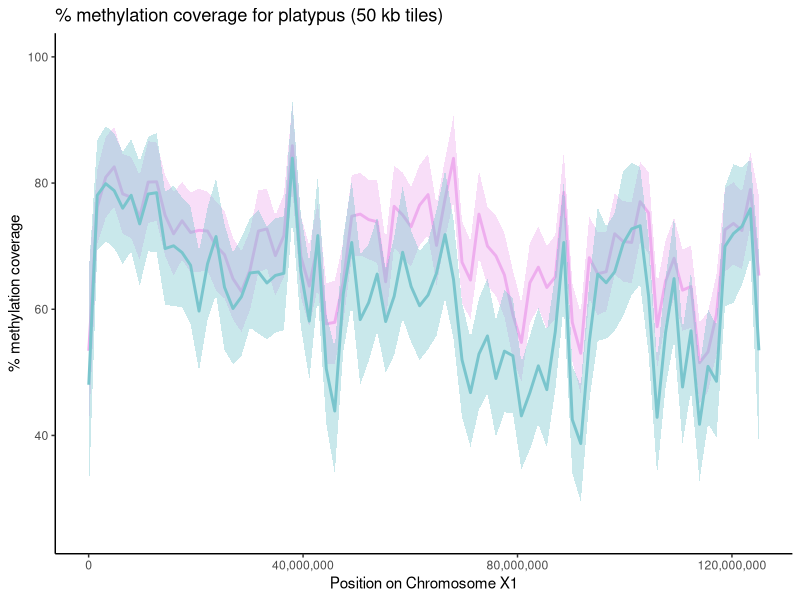

This chart was generated by the following R code: (Note: this script raises an error after producing the figure.)
#New male and female files

Platypus_RRBS_M <- read.delim("PlatypusRRBS_MaleTiles_50kb.txt", header = TRUE)
Platypus_RRBS_F <- read.delim("PlatypusRRBS_FemaleTiles_50kb.txt", header = TRUE)

Platypus_RRBS_M$percent_coverage <- ((Platypus_RRBS_M$numCs)/(Platypus_RRBS_M$coverage))*100
Platypus_RRBS_F$percent_coverage <- ((Platypus_RRBS_F$numCs)/(Platypus_RRBS_F$coverage))*100

Platypus_RRBS_M_small <- subset(Platypus_RRBS_M, select=-c(4, 5, 6, 7))
#Platypus_RRBS_M_small <- Platypus_RRBS_M_small[!(Platypus_RRBS_M_small$chr=="NC_000891.1"),]
Platypus_RRBS_F_small <- subset(Platypus_RRBS_F, select=-c(4, 5, 6, 7))

Platypus_RRBS_M_small$midpoint <- Platypus_RRBS_M_small$end - ((Platypus_RRBS_M_small$end - Platypus_RRBS_M_small$start)/2)
Platypus_RRBS_F_small$midpoint <- Platypus_RRBS_F_small$end - ((Platypus_RRBS_F_small$end - Platypus_RRBS_F_small$start)/2)


Platypus_RRBS_M_1 <- Platypus_RRBS_M_small[(Platypus_RRBS_M_small$chr=="NC_041728.1"),]
Platypus_RRBS_M_2 <- Platypus_RRBS_M_small[(Platypus_RRBS_M_small$chr=="NC_041729.1"),]
Platypus_RRBS_M_3 <- Platypus_RRBS_M_small[(Platypus_RRBS_M_small$chr=="NC_041730.1"),]
Platypus_RRBS_M_4 <- Platypus_RRBS_M_small[(Platypus_RRBS_M_small$chr=="NC_041731.1"),]
Platypus_RRBS_M_5 <- Platypus_RRBS_M_small[(Platypus_RRBS_M_small$chr=="NC_041732.1"),]
Platypus_RRBS_M_6 <- Platypus_RRBS_M_small[(Platypus_RRBS_M_small$chr=="NC_041733.1"),]
Platypus_RRBS_M_7 <- Platypus_RRBS_M_small[(Platypus_RRBS_M_small$chr=="NC_041734.1"),]
Platypus_RRBS_M_8 <- Platypus_RRBS_M_small[(Platypus_RRBS_M_small$chr=="NC_041735.1"),]
Platypus_RRBS_M_9 <- Platypus_RRBS_M_small[(Platypus_RRBS_M_small$chr=="NC_041736.1"),]
Platypus_RRBS_M_10 <- Platypus_RRBS_M_small[(Platypus_RRBS_M_small$chr=="NC_041737.1"),]
Platypus_RRBS_M_11 <- Platypus_RRBS_M_small[(Platypus_RRBS_M_small$chr=="NC_041738.1"),]
Platypus_RRBS_M_12 <- Platypus_RRBS_M_small[(Platypus_RRBS_M_small$chr=="NC_041739.1"),]
Platypus_RRBS_M_13 <- Platypus_RRBS_M_small[(Platypus_RRBS_M_small$chr=="NC_041740.1"),]
Platypus_RRBS_M_14 <- Platypus_RRBS_M_small[(Platypus_RRBS_M_small$chr=="NC_041741.1"),]
Platypus_RRBS_M_15 <- Platypus_RRBS_M_small[(Platypus_RRBS_M_small$chr=="NC_041742.1"),]
Platypus_RRBS_M_16 <- Platypus_RRBS_M_small[(Platypus_RRBS_M_small$chr=="NC_041743.1"),]
Platypus_RRBS_M_17 <- Platypus_RRBS_M_small[(Platypus_RRBS_M_small$chr=="NC_041744.1"),]
Platypus_RRBS_M_18 <- Platypus_RRBS_M_small[(Platypus_RRBS_M_small$chr=="NC_041745.1"),]
Platypus_RRBS_M_19 <- Platypus_RRBS_M_small[(Platypus_RRBS_M_small$chr=="NC_041746.1"),]
Platypus_RRBS_M_20 <- Platypus_RRBS_M_small[(Platypus_RRBS_M_small$chr=="NC_041747.1"),]
Platypus_RRBS_M_21 <- Platypus_RRBS_M_small[(Platypus_RRBS_M_small$chr=="NC_041748.1"),]
Platypus_RRBS_M_X1 <- Platypus_RRBS_M_small[(Platypus_RRBS_M_small$chr=="NC_041749.1"),]
Platypus_RRBS_M_X2 <- Platypus_RRBS_M_small[(Platypus_RRBS_M_small$chr=="NC_041750.1"),]
Platypus_RRBS_M_X3 <- Platypus_RRBS_M_small[(Platypus_RRBS_M_small$chr=="NC_041751.1"),]
Platypus_RRBS_M_X4 <- Platypus_RRBS_M_small[(Platypus_RRBS_M_small$chr=="NC_041752.1"),]
Platypus_RRBS_M_X5 <- Platypus_RRBS_M_small[(Platypus_RRBS_M_small$chr=="NC_041753.1"),]


Platypus_RRBS_F_1 <- Platypus_RRBS_F_small[(Platypus_RRBS_F_small$chr=="NC_041728.1"),]
Platypus_RRBS_F_2 <- Platypus_RRBS_F_small[(Platypus_RRBS_F_small$chr=="NC_041729.1"),]
Platypus_RRBS_F_3 <- Platypus_RRBS_F_small[(Platypus_RRBS_F_small$chr=="NC_041730.1"),]
Platypus_RRBS_F_4 <- Platypus_RRBS_F_small[(Platypus_RRBS_F_small$chr=="NC_041731.1"),]
Platypus_RRBS_F_5 <- Platypus_RRBS_F_small[(Platypus_RRBS_F_small$chr=="NC_041732.1"),]
Platypus_RRBS_F_6 <- Platypus_RRBS_F_small[(Platypus_RRBS_F_small$chr=="NC_041733.1"),]
Platypus_RRBS_F_7 <- Platypus_RRBS_F_small[(Platypus_RRBS_F_small$chr=="NC_041734.1"),]
Platypus_RRBS_F_8 <- Platypus_RRBS_F_small[(Platypus_RRBS_F_small$chr=="NC_041735.1"),]
Platypus_RRBS_F_9 <- Platypus_RRBS_F_small[(Platypus_RRBS_F_small$chr=="NC_041736.1"),]
Platypus_RRBS_F_10 <- Platypus_RRBS_F_small[(Platypus_RRBS_F_small$chr=="NC_041737.1"),]
Platypus_RRBS_F_11 <- Platypus_RRBS_F_small[(Platypus_RRBS_F_small$chr=="NC_041738.1"),]
Platypus_RRBS_F_12 <- Platypus_RRBS_F_small[(Platypus_RRBS_F_small$chr=="NC_041739.1"),]
Platypus_RRBS_F_13 <- Platypus_RRBS_F_small[(Platypus_RRBS_F_small$chr=="NC_041740.1"),]
Platypus_RRBS_F_14 <- Platypus_RRBS_F_small[(Platypus_RRBS_F_small$chr=="NC_041741.1"),]
Platypus_RRBS_F_15 <- Platypus_RRBS_F_small[(Platypus_RRBS_F_small$chr=="NC_041742.1"),]
Platypus_RRBS_F_16 <- Platypus_RRBS_F_small[(Platypus_RRBS_F_small$chr=="NC_041743.1"),]
Platypus_RRBS_F_17 <- Platypus_RRBS_F_small[(Platypus_RRBS_F_small$chr=="NC_041744.1"),]
Platypus_RRBS_F_18 <- Platypus_RRBS_F_small[(Platypus_RRBS_F_small$chr=="NC_041745.1"),]
Platypus_RRBS_F_19 <- Platypus_RRBS_F_small[(Platypus_RRBS_F_small$chr=="NC_041746.1"),]
Platypus_RRBS_F_20 <- Platypus_RRBS_F_small[(Platypus_RRBS_F_small$chr=="NC_041747.1"),]
Platypus_RRBS_F_21 <- Platypus_RRBS_F_small[(Platypus_RRBS_F_small$chr=="NC_041748.1"),]
Platypus_RRBS_F_X1 <- Platypus_RRBS_F_small[(Platypus_RRBS_F_small$chr=="NC_041749.1"),]
Platypus_RRBS_F_X2 <- Platypus_RRBS_F_small[(Platypus_RRBS_F_small$chr=="NC_041750.1"),]
Platypus_RRBS_F_X3 <- Platypus_RRBS_F_small[(Platypus_RRBS_F_small$chr=="NC_041751.1"),]
Platypus_RRBS_F_X4 <- Platypus_RRBS_F_small[(Platypus_RRBS_F_small$chr=="NC_041752.1"),]
Platypus_RRBS_F_X5 <- Platypus_RRBS_F_small[(Platypus_RRBS_F_small$chr=="NC_041753.1"),]


#Platypus_RRBS_M_small <- Platypus_RRBS_M_small[Platypus_RRBS_M_small$percent_coverage!=100 & Platypus_RRBS_M_small$percent_coverage!=0,]



library(ggplot2)
library(scales)


#Saving male/female together X1
pdf(file="/Users/ashleymilton/Library/CloudStorage/OneDrive-SharedLibraries-UNSW/Paul Waters - DC_Paper/Science/Paper_Figures/RRBS/Figures/Ash_methylation_030622/OAN_meth_GC_MF_X1.pdf", width=15, height=5)
ggplot()+
  geom_smooth(method = "loess", span = 0.05, aes(x=Platypus_RRBS_F_X1$midpoint, y=Platypus_RRBS_F_X1$percent_coverage, colour="plum2", fill="plum2"))+
  geom_smooth(method = "loess", span = 0.05, aes(x=Platypus_RRBS_M_X1$midpoint, y=Platypus_RRBS_M_X1$percent_coverage, colour="cadetblue3", fill="cadetblue3"))+
  theme_classic()+
  scale_x_continuous(labels = comma)+
  coord_cartesian(ylim=c(25,100))+
  labs(x = "Position on Chromosome X1", y = "% methylation coverage")+
  ggtitle("% methylation coverage for platypus (50 kb tiles)")+
  scale_color_identity(name="Lines", labels=c("Male % methylation coverage LOBF", "Female % methylation coverage LOBF"))+
  scale_fill_identity(name="Fill", labels=c("Male % methylation coverage 95% CI", "Female % methylation coverage 95% CI"))
dev.off()
#





#Saving male/female together X2
pdf(file="/Users/ashleymilton/Library/CloudStorage/OneDrive-SharedLibraries-UNSW/Paul Waters - DC_Paper/Science/Paper_Figures/RRBS/Figures/Ash_methylation_030622/OAN_meth_GC_MF_X2.pdf", width=15, height=5)
ggplot()+
  geom_line(aes(x=GC_content_X2$midpoint, y=GC_content_X2$gc*100, colour="darkorange1"))+
  geom_smooth(method = "loess", span = 0.03, size=0.5, aes(x=GC_content_X2$midpoint, y=GC_content_X2$gc*100, colour="gray30"))+
  geom_smooth(method = "loess", span = 0.05, aes(x=Platypus_RRBS_F_X2$midpoint, y=Platypus_RRBS_F_X2$percent_coverage, colour="plum2", fill="plum2"))+
  geom_smooth(method = "loess", span = 0.05, aes(x=Platypus_RRBS_M_X2$midpoint, y=Platypus_RRBS_M_X2$percent_coverage, colour="cadetblue3", fill="cadetblue3"))+
  theme_classic()+
  scale_x_continuous(labels = comma)+
  coord_cartesian(ylim=c(0,100))+
  labs(x = "Position on Chromosome X2", y = "% methylation coverage")+
  ggtitle("% methylation coverage and GC content for platypus (50 kb tiles)")+
  scale_color_identity(name="Lines", labels=c("Male % methylation coverage LOBF", "GC content", "GC content LOBF", "Female % methylation coverage LOBF"))+
  scale_fill_identity(name="Fill", labels=c("Male % methylation coverage 95% CI", "Female % methylation coverage 95% CI"))
dev.off()
#




#Saving male/female together X3
pdf(file="/Users/ashleymilton/Library/CloudStorage/OneDrive-SharedLibraries-UNSW/Paul Waters - DC_Paper/Science/Paper_Figures/RRBS/Figures/Ash_methylation_030622/OAN_meth_GC_MF_X3.pdf", width=15, height=5)
ggplot()+
  geom_line(aes(x=GC_content_X3$midpoint, y=GC_content_X3$gc*100, colour="darkorange1"))+
  geom_smooth(method = "loess", span = 0.03, size=0.5, aes(x=GC_content_X3$midpoint, y=GC_content_X3$gc*100, colour="gray30"))+
  geom_smooth(method = "loess", span = 0.05, aes(x=Platypus_RRBS_F_X3$midpoint, y=Platypus_RRBS_F_X3$percent_coverage, colour="plum2", fill="plum2"))+
  geom_smooth(method = "loess", span = 0.05, aes(x=Platypus_RRBS_M_X3$midpoint, y=Platypus_RRBS_M_X3$percent_coverage, colour="cadetblue3", fill="cadetblue3"))+
  theme_classic()+
  scale_x_continuous(labels = comma)+
  coord_cartesian(ylim=c(20,100))+
  labs(x = "Position on Chromosome X3", y = "% methylation coverage")+
  ggtitle("% methylation coverage and GC content for platypus (50 kb tiles)")+
  scale_color_identity(name="Lines", labels=c("Male % methylation coverage LOBF", "GC content", "GC content LOBF", "Female % methylation coverage LOBF"))+
  scale_fill_identity(name="Fill", labels=c("Male % methylation coverage 95% CI", "Female % methylation coverage 95% CI"))
dev.off()
#



#Saving male/female together X4
pdf(file="/Users/ashleymilton/Library/CloudStorage/OneDrive-SharedLibraries-UNSW/Paul Waters - DC_Paper/Science/Paper_Figures/RRBS/Figures/Ash_methylation_030622/OAN_meth_GC_MF_X4.pdf", width=15, height=5)
ggplot()+
  geom_line(aes(x=GC_content_X4$midpoint, y=GC_content_X4$gc*100, colour="darkorange1"))+
  geom_smooth(method = "loess", span = 0.03, size=0.5, aes(x=GC_content_X4$midpoint, y=GC_content_X4$gc*100, colour="gray30"))+
  geom_smooth(method = "loess", span = 0.05, aes(x=Platypus_RRBS_F_X4$midpoint, y=Platypus_RRBS_F_X4$percent_coverage, colour="plum2", fill="plum2"))+
  geom_smooth(method = "loess", span = 0.05, aes(x=Platypus_RRBS_M_X4$midpoint, y=Platypus_RRBS_M_X4$percent_coverage, colour="cadetblue3", fill="cadetblue3"))+
  theme_classic()+
  scale_x_continuous(labels = comma)+
  coord_cartesian(ylim=c(0,100))+
  labs(x = "Position on Chromosome X4", y = "% methylation coverage")+
  ggtitle("% methylation coverage and GC content for platypus (50 kb tiles)")+
  scale_color_identity(name="Lines", labels=c("Male % methylation coverage LOBF", "GC content", "GC content LOBF", "Female % methylation coverage LOBF"))+
  scale_fill_identity(name="Fill", labels=c("Male % methylation coverage 95% CI", "Female % methylation coverage 95% CI"))
dev.off()
#



#Saving male/female together X5
pdf(file="/Users/ashleymilton/Library/CloudStorage/OneDrive-SharedLibraries-UNSW/Paul Waters - DC_Paper/Science/Paper_Figures/RRBS/Figures/Ash_methylation_030622/OAN_meth_GC_MF_X5.pdf", width=15, height=5)
ggplot()+
  geom_line(aes(x=GC_content_X5$midpoint, y=GC_content_X5$gc*100, colour="darkorange1"))+
  geom_smooth(method = "loess", span = 0.03, size=0.5, aes(x=GC_content_X5$midpoint, y=GC_content_X5$gc*100, colour="gray30"))+
  geom_smooth(method = "loess", span = 0.05, aes(x=Platypus_RRBS_F_X5$midpoint, y=Platypus_RRBS_F_X5$percent_coverage, colour="plum2", fill="plum2"))+
  geom_smooth(method = "loess", span = 0.05, aes(x=Platypus_RRBS_M_X5$midpoint, y=Platypus_RRBS_M_X5$percent_coverage, colour="cadetblue3", fill="cadetblue3"))+
  theme_classic()+
  scale_x_continuous(labels = comma)+
  coord_cartesian(ylim=c(10,100))+
  labs(x = "Position on Chromosome X5", y = "% methylation coverage")+
  ggtitle("% methylation coverage and GC content for platypus (50 kb tiles)")+
  scale_color_identity(name="Lines", labels=c("Male % methylation coverage LOBF", "GC content", "GC content LOBF", "Female % methylation coverage LOBF"))+
  scale_fill_identity(name="Fill", labels=c("Male % methylation coverage 95% CI", "Female % methylation coverage 95% CI"))
dev.off()
#


#Saving male/female together 1
pdf(file="/Users/ashleymilton/Library/CloudStorage/OneDrive-SharedLibraries-UNSW/Paul Waters - DC_Paper/Science/Paper_Figures/RRBS/Figures/Ash_methylation_030622/OAN_meth_GC_MF_1.pdf", width=15, height=5)
ggplot()+
  geom_line(aes(x=GC_content_1$midpoint, y=GC_content_1$gc*100, colour="darkorange1"))+
  geom_smooth(method = "loess", span = 0.03, size=0.5, aes(x=GC_content_1$midpoint, y=GC_content_1$gc*100, colour="gray30"))+
  geom_smooth(method = "loess", span = 0.05, aes(x=Platypus_RRBS_F_1$midpoint, y=Platypus_RRBS_F_1$percent_coverage, colour="plum2", fill="plum2"))+
  geom_smooth(method = "loess", span = 0.05, aes(x=Platypus_RRBS_M_1$midpoint, y=Platypus_RRBS_M_1$percent_coverage, colour="cadetblue3", fill="cadetblue3"))+
  theme_classic()+
  scale_x_continuous(labels = comma)+
  coord_cartesian(ylim=c(25,100))+
  labs(x = "Position on Chromosome 1", y = "% methylation coverage")+
  ggtitle("% methylation coverage and GC content for platypus (50 kb tiles)")+
  scale_color_identity(name="Lines", labels=c("Male % methylation coverage LOBF", "GC content", "GC content LOBF", "Female % methylation coverage LOBF"))+
  scale_fill_identity(name="Fill", labels=c("Male % methylation coverage 95% CI", "Female % methylation coverage 95% CI"))
dev.off()
#



#Saving male/female together 2
pdf(file="/Users/ashleymilton/Library/CloudStorage/OneDrive-SharedLibraries-UNSW/Paul Waters - DC_Paper/Science/Paper_Figures/RRBS/Figures/Ash_methylation_030622/OAN_meth_GC_MF_2.pdf", width=15, height=5)
ggplot()+
  geom_line(aes(x=GC_content_2$midpoint, y=GC_content_2$gc*100, colour="darkorange1"))+
  geom_smooth(method = "loess", span = 0.03, size=0.5, aes(x=GC_content_2$midpoint, y=GC_content_2$gc*100, colour="gray30"))+
  geom_smooth(method = "loess", span = 0.05, aes(x=Platypus_RRBS_F_2$midpoint, y=Platypus_RRBS_F_2$percent_coverage, colour="plum2", fill="plum2"))+
  geom_smooth(method = "loess", span = 0.05, aes(x=Platypus_RRBS_M_2$midpoint, y=Platypus_RRBS_M_2$percent_coverage, colour="cadetblue3", fill="cadetblue3"))+
  theme_classic()+
  scale_x_continuous(labels = comma)+
  coord_cartesian(ylim=c(25,100))+
  labs(x = "Position on Chromosome 2", y = "% methylation coverage")+
  ggtitle("% methylation coverage and GC content for platypus (50 kb tiles)")+
  scale_color_identity(name="Lines", labels=c("Male % methylation coverage LOBF", "GC content", "GC content LOBF", "Female % methylation coverage LOBF"))+
  scale_fill_identity(name="Fill", labels=c("Male % methylation coverage 95% CI", "Female % methylation coverage 95% CI"))
dev.off()
#

#Saving male/female together 3
pdf(file="/Users/ashleymilton/Library/CloudStorage/OneDrive-SharedLibraries-UNSW/Paul Waters - DC_Paper/Science/Paper_Figures/RRBS/Figures/Ash_methylation_030622/OAN_meth_GC_MF_3.pdf", width=15, height=5)
ggplot()+
  geom_line(aes(x=GC_content_3$midpoint, y=GC_content_3$gc*100, colour="darkorange1"))+
  geom_smooth(method = "loess", span = 0.03, size=0.5, aes(x=GC_content_3$midpoint, y=GC_content_3$gc*100, colour="gray30"))+
  geom_smooth(method = "loess", span = 0.05, aes(x=Platypus_RRBS_F_3$midpoint, y=Platypus_RRBS_F_3$percent_coverage, colour="plum2", fill="plum2"))+
  geom_smooth(method = "loess", span = 0.05, aes(x=Platypus_RRBS_M_3$midpoint, y=Platypus_RRBS_M_3$percent_coverage, colour="cadetblue3", fill="cadetblue3"))+
  theme_classic()+
  scale_x_continuous(labels = comma)+
  coord_cartesian(ylim=c(25,100))+
  labs(x = "Position on Chromosome 3", y = "% methylation coverage")+
  ggtitle("% methylation coverage and GC content for platypus (50 kb tiles)")+
  scale_color_identity(name="Lines", labels=c("Male % methylation coverage LOBF", "GC content", "GC content LOBF", "Female % methylation coverage LOBF"))+
  scale_fill_identity(name="Fill", labels=c("Male % methylation coverage 95% CI", "Female % methylation coverage 95% CI"))
dev.off()
#

#Saving male/female together 4
pdf(file="/Users/ashleymilton/Library/CloudStorage/OneDrive-SharedLibraries-UNSW/Paul Waters - DC_Paper/Science/Paper_Figures/RRBS/Figures/Ash_methylation_030622/OAN_meth_GC_MF_4.pdf", width=15, height=5)
ggplot()+
  geom_line(aes(x=GC_content_4$midpoint, y=GC_content_4$gc*100, colour="darkorange1"))+
  geom_smooth(method = "loess", span = 0.03, size=0.5, aes(x=GC_content_4$midpoint, y=GC_content_4$gc*100, colour="gray30"))+
  geom_smooth(method = "loess", span = 0.05, aes(x=Platypus_RRBS_F_4$midpoint, y=Platypus_RRBS_F_4$percent_coverage, colour="plum2", fill="plum2"))+
  geom_smooth(method = "loess", span = 0.05, aes(x=Platypus_RRBS_M_4$midpoint, y=Platypus_RRBS_M_4$percent_coverage, colour="cadetblue3", fill="cadetblue3"))+
  theme_classic()+
  scale_x_continuous(labels = comma)+
  coord_cartesian(ylim=c(25,100))+
  labs(x = "Position on Chromosome 4", y = "% methylation coverage")+
  ggtitle("% methylation coverage and GC content for platypus (50 kb tiles)")+
  scale_color_identity(name="Lines", labels=c("Male % methylation coverage LOBF", "GC content", "GC content LOBF", "Female % methylation coverage LOBF"))+
  scale_fill_identity(name="Fill", labels=c("Male % methylation coverage 95% CI", "Female % methylation coverage 95% CI"))
dev.off()
#

#Saving male/female together 5
pdf(file="/Users/ashleymilton/Library/CloudStorage/OneDrive-SharedLibraries-UNSW/Paul Waters - DC_Paper/Science/Paper_Figures/RRBS/Figures/Ash_methylation_030622/OAN_meth_GC_MF_5.pdf", width=15, height=5)
ggplot()+
  geom_line(aes(x=GC_content_5$midpoint, y=GC_content_5$gc*100, colour="darkorange1"))+
  geom_smooth(method = "loess", span = 0.03, size=0.5, aes(x=GC_content_5$midpoint, y=GC_content_5$gc*100, colour="gray30"))+
  geom_smooth(method = "loess", span = 0.05, aes(x=Platypus_RRBS_F_5$midpoint, y=Platypus_RRBS_F_5$percent_coverage, colour="plum2", fill="plum2"))+
  geom_smooth(method = "loess", span = 0.05, aes(x=Platypus_RRBS_M_5$midpoint, y=Platypus_RRBS_M_5$percent_coverage, colour="cadetblue3", fill="cadetblue3"))+
  theme_classic()+
  scale_x_continuous(labels = comma)+
  coord_cartesian(ylim=c(25,100))+
  labs(x = "Position on Chromosome 5", y = "% methylation coverage")+
  ggtitle("% methylation coverage and GC content for platypus (50 kb tiles)")+
  scale_color_identity(name="Lines", labels=c("Male % methylation coverage LOBF", "GC content", "GC content LOBF", "Female % methylation coverage LOBF"))+
  scale_fill_identity(name="Fill", labels=c("Male % methylation coverage 95% CI", "Female % methylation coverage 95% CI"))
dev.off()
#



#Saving male/female together 6
pdf(file="/Users/ashleymilton/Library/CloudStorage/OneDrive-SharedLibraries-UNSW/Paul Waters - DC_Paper/Science/Paper_Figures/RRBS/Figures/Ash_methylation_030622/OAN_meth_GC_MF_6.pdf", width=15, height=5)
ggplot()+
  geom_line(aes(x=GC_content_6$midpoint, y=GC_content_6$gc*100, colour="darkorange1"))+
  geom_smooth(method = "loess", span = 0.03, size=0.5, aes(x=GC_content_6$midpoint, y=GC_content_6$gc*100, colour="gray30"))+
  geom_smooth(method = "loess", span = 0.05, aes(x=Platypus_RRBS_F_6$midpoint, y=Platypus_RRBS_F_6$percent_coverage, colour="plum2", fill="plum2"))+
  geom_smooth(method = "loess", span = 0.05, aes(x=Platypus_RRBS_M_6$midpoint, y=Platypus_RRBS_M_6$percent_coverage, colour="cadetblue3", fill="cadetblue3"))+
  theme_classic()+
  scale_x_continuous(labels = comma)+
  coord_cartesian(ylim=c(25,100))+
  labs(x = "Position on Chromosome 6", y = "% methylation coverage")+
  ggtitle("% methylation coverage and GC content for platypus (50 kb tiles)")+
  scale_color_identity(name="Lines", labels=c("Male % methylation coverage LOBF", "GC content", "GC content LOBF", "Female % methylation coverage LOBF"))+
  scale_fill_identity(name="Fill", labels=c("Male % methylation coverage 95% CI", "Female % methylation coverage 95% CI"))
dev.off()
#

#Saving male/female together 7
pdf(file="/Users/ashleymilton/Library/CloudStorage/OneDrive-SharedLibraries-UNSW/Paul Waters - DC_Paper/Science/Paper_Figures/RRBS/Figures/Ash_methylation_030622/OAN_meth_GC_MF_7.pdf", width=15, height=5)
ggplot()+
  geom_line(aes(x=GC_content_7$midpoint, y=GC_content_7$gc*100, colour="darkorange1"))+
  geom_smooth(method = "loess", span = 0.03, size=0.5, aes(x=GC_content_7$midpoint, y=GC_content_7$gc*100, colour="gray30"))+
  geom_smooth(method = "loess", span = 0.05, aes(x=Platypus_RRBS_F_7$midpoint, y=Platypus_RRBS_F_7$percent_coverage, colour="plum2", fill="plum2"))+
  geom_smooth(method = "loess", span = 0.05, aes(x=Platypus_RRBS_M_7$midpoint, y=Platypus_RRBS_M_7$percent_coverage, colour="cadetblue3", fill="cadetblue3"))+
  theme_classic()+
  scale_x_continuous(labels = comma)+
  coord_cartesian(ylim=c(25,100))+
  labs(x = "Position on Chromosome 7", y = "% methylation coverage")+
  ggtitle("% methylation coverage and GC content for platypus (50 kb tiles)")+
  scale_color_identity(name="Lines", labels=c("Male % methylation coverage LOBF", "GC content", "GC content LOBF", "Female % methylation coverage LOBF"))+
  scale_fill_identity(name="Fill", labels=c("Male % methylation coverage 95% CI", "Female % methylation coverage 95% CI"))
dev.off()
#

#Saving male/female together 8
pdf(file="/Users/ashleymilton/Library/CloudStorage/OneDrive-SharedLibraries-UNSW/Paul Waters - DC_Paper/Science/Paper_Figures/RRBS/Figures/Ash_methylation_030622/OAN_meth_GC_MF_8.pdf", width=15, height=5)
ggplot()+
  geom_line(aes(x=GC_content_8$midpoint, y=GC_content_8$gc*100, colour="darkorange1"))+
  geom_smooth(method = "loess", span = 0.03, size=0.5, aes(x=GC_content_8$midpoint, y=GC_content_8$gc*100, colour="gray30"))+
  geom_smooth(method = "loess", span = 0.05, aes(x=Platypus_RRBS_F_8$midpoint, y=Platypus_RRBS_F_8$percent_coverage, colour="plum2", fill="plum2"))+
  geom_smooth(method = "loess", span = 0.05, aes(x=Platypus_RRBS_M_8$midpoint, y=Platypus_RRBS_M_8$percent_coverage, colour="cadetblue3", fill="cadetblue3"))+
  theme_classic()+
  scale_x_continuous(labels = comma)+
  coord_cartesian(ylim=c(25,100))+
  labs(x = "Position on Chromosome 8", y = "% methylation coverage")+
  ggtitle("% methylation coverage and GC content for platypus (50 kb tiles)")+
  scale_color_identity(name="Lines", labels=c("Male % methylation coverage LOBF", "GC content", "GC content LOBF", "Female % methylation coverage LOBF"))+
  scale_fill_identity(name="Fill", labels=c("Male % methylation coverage 95% CI", "Female % methylation coverage 95% CI"))
dev.off()
#

#Saving male/female together 9
pdf(file="/Users/ashleymilton/Library/CloudStorage/OneDrive-SharedLibraries-UNSW/Paul Waters - DC_Paper/Science/Paper_Figures/RRBS/Figures/Ash_methylation_030622/OAN_meth_GC_MF_9.pdf", width=15, height=5)
ggplot()+
  geom_line(aes(x=GC_content_9$midpoint, y=GC_content_9$gc*100, colour="darkorange1"))+
  geom_smooth(method = "loess", span = 0.03, size=0.5, aes(x=GC_content_9$midpoint, y=GC_content_9$gc*100, colour="gray30"))+
  geom_smooth(method = "loess", span = 0.05, aes(x=Platypus_RRBS_F_9$midpoint, y=Platypus_RRBS_F_9$percent_coverage, colour="plum2", fill="plum2"))+
  geom_smooth(method = "loess", span = 0.05, aes(x=Platypus_RRBS_M_9$midpoint, y=Platypus_RRBS_M_9$percent_coverage, colour="cadetblue3", fill="cadetblue3"))+
  theme_classic()+
  scale_x_continuous(labels = comma)+
  coord_cartesian(ylim=c(25,100))+
  labs(x = "Position on Chromosome 9", y = "% methylation coverage")+
  ggtitle("% methylation coverage and GC content for platypus (50 kb tiles)")+
  scale_color_identity(name="Lines", labels=c("Male % methylation coverage LOBF", "GC content", "GC content LOBF", "Female % methylation coverage LOBF"))+
  scale_fill_identity(name="Fill", labels=c("Male % methylation coverage 95% CI", "Female % methylation coverage 95% CI"))
dev.off()
#

#Saving male/female together 10
pdf(file="/Users/ashleymilton/Library/CloudStorage/OneDrive-SharedLibraries-UNSW/Paul Waters - DC_Paper/Science/Paper_Figures/RRBS/Figures/Ash_methylation_030622/OAN_meth_GC_MF_10.pdf", width=15, height=5)
ggplot()+
  geom_line(aes(x=GC_content_10$midpoint, y=GC_content_10$gc*100, colour="darkorange1"))+
  geom_smooth(method = "loess", span = 0.03, size=0.5, aes(x=GC_content_10$midpoint, y=GC_content_10$gc*100, colour="gray30"))+
  geom_smooth(method = "loess", span = 0.05, aes(x=Platypus_RRBS_F_10$midpoint, y=Platypus_RRBS_F_10$percent_coverage, colour="plum2", fill="plum2"))+
  geom_smooth(method = "loess", span = 0.05, aes(x=Platypus_RRBS_M_10$midpoint, y=Platypus_RRBS_M_10$percent_coverage, colour="cadetblue3", fill="cadetblue3"))+
  theme_classic()+
  scale_x_continuous(labels = comma)+
  coord_cartesian(ylim=c(25,100))+
  labs(x = "Position on Chromosome 10", y = "% methylation coverage")+
  ggtitle("% methylation coverage and GC content for platypus (50 kb tiles)")+
  scale_color_identity(name="Lines", labels=c("Male % methylation coverage LOBF", "GC content", "GC content LOBF", "Female % methylation coverage LOBF"))+
  scale_fill_identity(name="Fill", labels=c("Male % methylation coverage 95% CI", "Female % methylation coverage 95% CI"))
dev.off()
#


#Saving male/female together 11
pdf(file="/Users/ashleymilton/Library/CloudStorage/OneDrive-SharedLibraries-UNSW/Paul Waters - DC_Paper/Science/Paper_Figures/RRBS/Figures/Ash_methylation_030622/OAN_meth_GC_MF_11.pdf", width=15, height=5)
ggplot()+
  geom_line(aes(x=GC_content_11$midpoint, y=GC_content_11$gc*100, colour="darkorange1"))+
  geom_smooth(method = "loess", span = 0.03, size=0.5, aes(x=GC_content_11$midpoint, y=GC_content_11$gc*100, colour="gray30"))+
  geom_smooth(method = "loess", span = 0.05, aes(x=Platypus_RRBS_F_11$midpoint, y=Platypus_RRBS_F_11$percent_coverage, colour="plum2", fill="plum2"))+
  geom_smooth(method = "loess", span = 0.05, aes(x=Platypus_RRBS_M_11$midpoint, y=Platypus_RRBS_M_11$percent_coverage, colour="cadetblue3", fill="cadetblue3"))+
  theme_classic()+
  scale_x_continuous(labels = comma)+
  coord_cartesian(ylim=c(25,100))+
  labs(x = "Position on Chromosome 11", y = "% methylation coverage")+
  ggtitle("% methylation coverage and GC content for platypus (50 kb tiles)")+
  scale_color_identity(name="Lines", labels=c("Male % methylation coverage LOBF", "GC content", "GC content LOBF", "Female % methylation coverage LOBF"))+
  scale_fill_identity(name="Fill", labels=c("Male % methylation coverage 95% CI", "Female % methylation coverage 95% CI"))
dev.off()
#

#Saving male/female together 12
pdf(file="/Users/ashleymilton/Library/CloudStorage/OneDrive-SharedLibraries-UNSW/Paul Waters - DC_Paper/Science/Paper_Figures/RRBS/Figures/Ash_methylation_030622/OAN_meth_GC_MF_12.pdf", width=15, height=5)
ggplot()+
  geom_line(aes(x=GC_content_12$midpoint, y=GC_content_12$gc*100, colour="darkorange1"))+
  geom_smooth(method = "loess", span = 0.03, size=0.5, aes(x=GC_content_12$midpoint, y=GC_content_12$gc*100, colour="gray30"))+
  geom_smooth(method = "loess", span = 0.05, aes(x=Platypus_RRBS_F_12$midpoint, y=Platypus_RRBS_F_12$percent_coverage, colour="plum2", fill="plum2"))+
  geom_smooth(method = "loess", span = 0.05, aes(x=Platypus_RRBS_M_12$midpoint, y=Platypus_RRBS_M_12$percent_coverage, colour="cadetblue3", fill="cadetblue3"))+
  theme_classic()+
  scale_x_continuous(labels = comma)+
  coord_cartesian(ylim=c(25,100))+
  labs(x = "Position on Chromosome 12", y = "% methylation coverage")+
  ggtitle("% methylation coverage and GC content for platypus (50 kb tiles)")+
  scale_color_identity(name="Lines", labels=c("Male % methylation coverage LOBF", "GC content", "GC content LOBF", "Female % methylation coverage LOBF"))+
  scale_fill_identity(name="Fill", labels=c("Male % methylation coverage 95% CI", "Female % methylation coverage 95% CI"))
dev.off()
#

#Saving male/female together 13
pdf(file="/Users/ashleymilton/Library/CloudStorage/OneDrive-SharedLibraries-UNSW/Paul Waters - DC_Paper/Science/Paper_Figures/RRBS/Figures/Ash_methylation_030622/OAN_meth_GC_MF_13.pdf", width=15, height=5)
ggplot()+
  geom_line(aes(x=GC_content_13$midpoint, y=GC_content_13$gc*100, colour="darkorange1"))+
  geom_smooth(method = "loess", span = 0.03, size=0.5, aes(x=GC_content_13$midpoint, y=GC_content_13$gc*100, colour="gray30"))+
  geom_smooth(method = "loess", span = 0.05, aes(x=Platypus_RRBS_F_13$midpoint, y=Platypus_RRBS_F_13$percent_coverage, colour="plum2", fill="plum2"))+
  geom_smooth(method = "loess", span = 0.05, aes(x=Platypus_RRBS_M_13$midpoint, y=Platypus_RRBS_M_13$percent_coverage, colour="cadetblue3", fill="cadetblue3"))+
  theme_classic()+
  scale_x_continuous(labels = comma)+
  coord_cartesian(ylim=c(25,100))+
  labs(x = "Position on Chromosome 13", y = "% methylation coverage")+
  ggtitle("% methylation coverage and GC content for platypus (50 kb tiles)")+
  scale_color_identity(name="Lines", labels=c("Male % methylation coverage LOBF", "GC content", "GC content LOBF", "Female % methylation coverage LOBF"))+
  scale_fill_identity(name="Fill", labels=c("Male % methylation coverage 95% CI", "Female % methylation coverage 95% CI"))
dev.off()
#

#Saving male/female together 14
pdf(file="/Users/ashleymilton/Library/CloudStorage/OneDrive-SharedLibraries-UNSW/Paul Waters - DC_Paper/Science/Paper_Figures/RRBS/Figures/Ash_methylation_030622/OAN_meth_GC_MF_14.pdf", width=15, height=5)
ggplot()+
  geom_line(aes(x=GC_content_14$midpoint, y=GC_content_14$gc*100, colour="darkorange1"))+
  geom_smooth(method = "loess", span = 0.03, size=0.5, aes(x=GC_content_14$midpoint, y=GC_content_14$gc*100, colour="gray30"))+
  geom_smooth(method = "loess", span = 0.05, aes(x=Platypus_RRBS_F_14$midpoint, y=Platypus_RRBS_F_14$percent_coverage, colour="plum2", fill="plum2"))+
  geom_smooth(method = "loess", span = 0.05, aes(x=Platypus_RRBS_M_14$midpoint, y=Platypus_RRBS_M_14$percent_coverage, colour="cadetblue3", fill="cadetblue3"))+
  theme_classic()+
  scale_x_continuous(labels = comma)+
  coord_cartesian(ylim=c(25,100))+
  labs(x = "Position on Chromosome 14", y = "% methylation coverage")+
  ggtitle("% methylation coverage and GC content for platypus (50 kb tiles)")+
  scale_color_identity(name="Lines", labels=c("Male % methylation coverage LOBF", "GC content", "GC content LOBF", "Female % methylation coverage LOBF"))+
  scale_fill_identity(name="Fill", labels=c("Male % methylation coverage 95% CI", "Female % methylation coverage 95% CI"))
dev.off()
#

#Saving male/female together 15
pdf(file="/Users/ashleymilton/Library/CloudStorage/OneDrive-SharedLibraries-UNSW/Paul Waters - DC_Paper/Science/Paper_Figures/RRBS/Figures/Ash_methylation_030622/OAN_meth_GC_MF_15.pdf", width=15, height=5)
ggplot()+
  geom_line(aes(x=GC_content_15$midpoint, y=GC_content_15$gc*100, colour="darkorange1"))+
  geom_smooth(method = "loess", span = 0.03, size=0.5, aes(x=GC_content_15$midpoint, y=GC_content_15$gc*100, colour="gray30"))+
  geom_smooth(method = "loess", span = 0.05, aes(x=Platypus_RRBS_F_15$midpoint, y=Platypus_RRBS_F_15$percent_coverage, colour="plum2", fill="plum2"))+
  geom_smooth(method = "loess", span = 0.05, aes(x=Platypus_RRBS_M_15$midpoint, y=Platypus_RRBS_M_15$percent_coverage, colour="cadetblue3", fill="cadetblue3"))+
  theme_classic()+
  scale_x_continuous(labels = comma)+
  coord_cartesian(ylim=c(25,100))+
  labs(x = "Position on Chromosome 15", y = "% methylation coverage")+
  ggtitle("% methylation coverage and GC content for platypus (50 kb tiles)")+
  scale_color_identity(name="Lines", labels=c("Male % methylation coverage LOBF", "GC content", "GC content LOBF", "Female % methylation coverage LOBF"))+
  scale_fill_identity(name="Fill", labels=c("Male % methylation coverage 95% CI", "Female % methylation coverage 95% CI"))
dev.off()
#

#Saving male/female together 16
pdf(file="/Users/ashleymilton/Library/CloudStorage/OneDrive-SharedLibraries-UNSW/Paul Waters - DC_Paper/Science/Paper_Figures/RRBS/Figures/Ash_methylation_030622/OAN_meth_GC_MF_16.pdf", width=15, height=5)
ggplot()+
  geom_line(aes(x=GC_content_16$midpoint, y=GC_content_16$gc*100, colour="darkorange1"))+
  geom_smooth(method = "loess", span = 0.03, size=0.5, aes(x=GC_content_16$midpoint, y=GC_content_16$gc*100, colour="gray30"))+
  geom_smooth(method = "loess", span = 0.05, aes(x=Platypus_RRBS_F_16$midpoint, y=Platypus_RRBS_F_16$percent_coverage, colour="plum2", fill="plum2"))+
  geom_smooth(method = "loess", span = 0.05, aes(x=Platypus_RRBS_M_16$midpoint, y=Platypus_RRBS_M_16$percent_coverage, colour="cadetblue3", fill="cadetblue3"))+
  theme_classic()+
  scale_x_continuous(labels = comma)+
  coord_cartesian(ylim=c(25,100))+
  labs(x = "Position on Chromosome 16", y = "% methylation coverage")+
  ggtitle("% methylation coverage and GC content for platypus (50 kb tiles)")+
  scale_color_identity(name="Lines", labels=c("Male % methylation coverage LOBF", "GC content", "GC content LOBF", "Female % methylation coverage LOBF"))+
  scale_fill_identity(name="Fill", labels=c("Male % methylation coverage 95% CI", "Female % methylation coverage 95% CI"))
dev.off()
#

#Saving male/female together 17
pdf(file="/Users/ashleymilton/Library/CloudStorage/OneDrive-SharedLibraries-UNSW/Paul Waters - DC_Paper/Science/Paper_Figures/RRBS/Figures/Ash_methylation_030622/OAN_meth_GC_MF_17.pdf", width=15, height=5)
ggplot()+
  geom_line(aes(x=GC_content_17$midpoint, y=GC_content_17$gc*100, colour="darkorange1"))+
  geom_smooth(method = "loess", span = 0.03, size=0.5, aes(x=GC_content_17$midpoint, y=GC_content_17$gc*100, colour="gray30"))+
  geom_smooth(method = "loess", span = 0.05, aes(x=Platypus_RRBS_F_17$midpoint, y=Platypus_RRBS_F_17$percent_coverage, colour="plum2", fill="plum2"))+
  geom_smooth(method = "loess", span = 0.05, aes(x=Platypus_RRBS_M_17$midpoint, y=Platypus_RRBS_M_17$percent_coverage, colour="cadetblue3", fill="cadetblue3"))+
  theme_classic()+
  scale_x_continuous(labels = comma)+
  coord_cartesian(ylim=c(25,100))+
  labs(x = "Position on Chromosome 17", y = "% methylation coverage")+
  ggtitle("% methylation coverage and GC content for platypus (50 kb tiles)")+
  scale_color_identity(name="Lines", labels=c("Male % methylation coverage LOBF", "GC content", "GC content LOBF", "Female % methylation coverage LOBF"))+
  scale_fill_identity(name="Fill", labels=c("Male % methylation coverage 95% CI", "Female % methylation coverage 95% CI"))
dev.off()
#


#Saving male/female together 19
pdf(file="/Users/ashleymilton/Library/CloudStorage/OneDrive-SharedLibraries-UNSW/Paul Waters - DC_Paper/Science/Paper_Figures/RRBS/Figures/Ash_methylation_030622/OAN_meth_GC_MF_19.pdf", width=15, height=5)
ggplot()+
  geom_line(aes(x=GC_content_19$midpoint, y=GC_content_19$gc*100, colour="darkorange1"))+
  geom_smooth(method = "loess", span = 0.03, size=0.5, aes(x=GC_content_19$midpoint, y=GC_content_19$gc*100, colour="gray30"))+
  geom_smooth(method = "loess", span = 0.05, aes(x=Platypus_RRBS_F_19$midpoint, y=Platypus_RRBS_F_19$percent_coverage, colour="plum2", fill="plum2"))+
  geom_smooth(method = "loess", span = 0.05, aes(x=Platypus_RRBS_M_19$midpoint, y=Platypus_RRBS_M_19$percent_coverage, colour="cadetblue3", fill="cadetblue3"))+
  theme_classic()+
  scale_x_continuous(labels = comma)+
  coord_cartesian(ylim=c(25,100))+
  labs(x = "Position on Chromosome 19", y = "% methylation coverage")+
  ggtitle("% methylation coverage and GC content for platypus (50 kb tiles)")+
  scale_color_identity(name="Lines", labels=c("Male % methylation coverage LOBF", "GC content", "GC content LOBF", "Female % methylation coverage LOBF"))+
  scale_fill_identity(name="Fill", labels=c("Male % methylation coverage 95% CI", "Female % methylation coverage 95% CI"))
dev.off()
#


#Saving male/female together 18
pdf(file="/Users/ashleymilton/Library/CloudStorage/OneDrive-SharedLibraries-UNSW/Paul Waters - DC_Paper/Science/Paper_Figures/RRBS/Figures/Ash_methylation_030622/OAN_meth_GC_MF_18.pdf", width=15, height=5)
ggplot()+
  geom_line(aes(x=GC_content_18$midpoint, y=GC_content_18$gc*100, colour="darkorange1"))+
  geom_smooth(method = "loess", span = 0.03, size=0.5, aes(x=GC_content_18$midpoint, y=GC_content_18$gc*100, colour="gray30"))+
  geom_smooth(method = "loess", span = 0.05, aes(x=Platypus_RRBS_F_18$midpoint, y=Platypus_RRBS_F_18$percent_coverage, colour="plum2", fill="plum2"))+
  geom_smooth(method = "loess", span = 0.05, aes(x=Platypus_RRBS_M_18$midpoint, y=Platypus_RRBS_M_18$percent_coverage, colour="cadetblue3", fill="cadetblue3"))+
  theme_classic()+
  scale_x_continuous(labels = comma)+
  coord_cartesian(ylim=c(25,100))+
  labs(x = "Position on Chromosome 18", y = "% methylation coverage")+
  ggtitle("% methylation coverage and GC content for platypus (50 kb tiles)")+
  scale_color_identity(name="Lines", labels=c("Male % methylation coverage LOBF", "GC content", "GC content LOBF", "Female % methylation coverage LOBF"))+
  scale_fill_identity(name="Fill", labels=c("Male % methylation coverage 95% CI", "Female % methylation coverage 95% CI"))
dev.off()


#Saving male/female together 20
pdf(file="/Users/ashleymilton/Library/CloudStorage/OneDrive-SharedLibraries-UNSW/Paul Waters - DC_Paper/Science/Paper_Figures/RRBS/Figures/Ash_methylation_030622/OAN_meth_GC_MF_20.pdf", width=15, height=5)
ggplot()+
  geom_line(aes(x=GC_content_20$midpoint, y=GC_content_20$gc*100, colour="darkorange1"))+
  geom_smooth(method = "loess", span = 0.03, size=0.5, aes(x=GC_content_20$midpoint, y=GC_content_20$gc*100, colour="gray30"))+
  geom_smooth(method = "loess", span = 0.05, aes(x=Platypus_RRBS_F_20$midpoint, y=Platypus_RRBS_F_20$percent_coverage, colour="plum2", fill="plum2"))+
  geom_smooth(method = "loess", span = 0.05, aes(x=Platypus_RRBS_M_20$midpoint, y=Platypus_RRBS_M_20$percent_coverage, colour="cadetblue3", fill="cadetblue3"))+
  theme_classic()+
  scale_x_continuous(labels = comma)+
  coord_cartesian(ylim=c(25,100))+
  labs(x = "Position on Chromosome 20", y = "% methylation coverage")+
  ggtitle("% methylation coverage and GC content for platypus (50 kb tiles)")+
  scale_color_identity(name="Lines", labels=c("Male % methylation coverage LOBF", "GC content", "GC content LOBF", "Female % methylation coverage LOBF"))+
  scale_fill_identity(name="Fill", labels=c("Male % methylation coverage 95% CI", "Female % methylation coverage 95% CI"))
dev.off()


#Saving male/female together 21 
pdf(file="/Users/ashleymilton/Library/CloudStorage/OneDrive-SharedLibraries-UNSW/Paul Waters - DC_Paper/Science/Paper_Figures/RRBS/Figures/Ash_methylation_030622/OAN_meth_GC_MF_21.pdf", width=15, height=5)
ggplot()+
  geom_line(aes(x=GC_content_21$midpoint, y=GC_content_21$gc*100, colour="darkorange1"))+
  geom_smooth(method = "loess", span = 0.03, size=0.5, aes(x=GC_content_21$midpoint, y=GC_content_21$gc*100, colour="gray30"))+
  geom_smooth(method = "loess", span = 0.05, aes(x=Platypus_RRBS_F_21$midpoint, y=Platypus_RRBS_F_21$percent_coverage, colour="plum2", fill="plum2"))+
  geom_smooth(method = "loess", span = 0.05, aes(x=Platypus_RRBS_M_21$midpoint, y=Platypus_RRBS_M_21$percent_coverage, colour="cadetblue3", fill="cadetblue3"))+
  theme_classic()+
  scale_x_continuous(labels = comma)+
  coord_cartesian(ylim=c(25,100))+
  labs(x = "Position on Chromosome 21", y = "% methylation coverage")+
  ggtitle("% methylation coverage and GC content for platypus (50 kb tiles)")+
  scale_color_identity(name="Lines", labels=c("Male % methylation coverage LOBF", "GC content", "GC content LOBF", "Female % methylation coverage LOBF"))+
  scale_fill_identity(name="Fill", labels=c("Male % methylation coverage 95% CI", "Female % methylation coverage 95% CI"))
dev.off()

